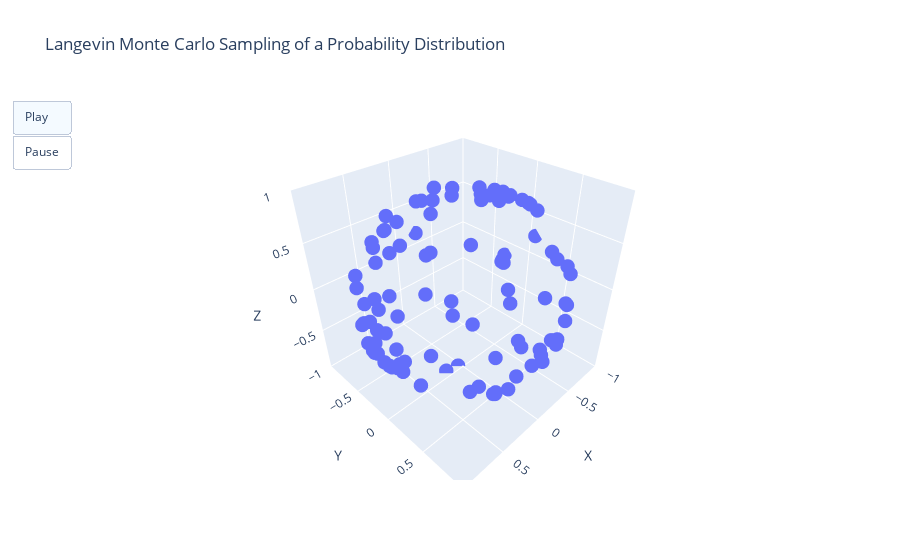

Write notebook code for a chart like this one.
### Code cell
plot_trajectory = trajectory.array.transpose(1, 0, 2)

# Assuming your numpy array is named 'data' with shape (100, 10, 3)
x = plot_trajectory[:, :, 0]
y = plot_trajectory[:, :, 1]
z = plot_trajectory[:, :, 2]

frames = []
for t in range(plot_trajectory.shape[0]):
    frame = go.Frame(
        data=[
            go.Scatter3d(x=x[t], y=y[t], z=z[t], mode="markers", marker=dict(size=5))
        ],
        layout=go.Layout(title=f"Langevin Monte Carlo: Timestep {t+1}"),
    )
    frames.append(frame)

layout = go.Layout(
    scene=dict(
        xaxis=dict(title="X", range=[-1, 1], autorange=False),
        yaxis=dict(title="Y", range=[-1, 1], autorange=False),
        zaxis=dict(title="Z", range=[-1, 1], autorange=False),
        aspectmode="cube",
    ),
    title="Langevin Monte Carlo Sampling of a Probability Distribution",
    updatemenus=[
        dict(
            type="buttons",
            buttons=[
                dict(
                    label="Play",
                    method="animate",
                    args=[
                        None,
                        {
                            "frame": {"duration": 50, "redraw": True},
                            "fromcurrent": True,
                            "transition": {"duration": 50, "easing": "linear"},
                        },
                    ],
                ),
                dict(
                    label="Pause",
                    method="animate",
                    args=[[None], {"frame": {"duration": 0, "redraw": False},
                                "mode": "immediate", "transition": {"duration": 0}}]
                )
            ],
        )
    ],
)

fig = go.Figure(data=[frames[0].data[0]], layout=layout, frames=frames)
fig.show()

### Figure 1 — Plotly figure (JSON) as saved in the notebook; plotly's stock layout.template omitted (floating-point values rounded to 4 significant figures)
{"data": [{"marker": {"size": 5}, "mode": "markers", "type": "scatter3d", "x": [-0.4346, 0.2404, 0.9781, 0.9631, -0.304, 0.984, 0.9679, -0.9461, 0.9625, 0.9937, -0.695, 0.9735, -0.6989, -0.4428, 0.615, 0.9083, -0.4827, 0.1816, 0.9784, 0.3865, 0.6585, -0.2456, 0.08417, 0.2992, 0.6691, -0.3677, 0.7583, 0.1844, 0.2718, 0.625, -0.8574, -0.3893, -0.1345, 0.5257, -0.4698, 0.7636, 0.5819, -0.6389, 0, 0.2609, -0.3034, 0.5949, -0.5378, 0.9528, -0.2893, -0.1234, 0.008372, 0.7465, 0.03169, 0.1164, -0.6515, -0.9317, 0.8573, 0.7173, -0.6804, 0.6568, -0.6086, -0.9688, -0.496, -0.1955, -0.2628, 0.9729, 0.4571, 0.958, 0.6695, -0.4154, 0.9542, 0.2601, -0.234, -0.5925, -0.3889, 0.3677, -0.6645, -0.3619, -0.5847, -0.2622, 0.2868, 0.6011, -0.6683, -0.8638, 0.06062, 0.7149, 0.2532, -0.3913, 0.7311, 0.9609, -0.7949, -0.4851, 0.2449, 0.9214, -0.5524, -0.6726, 0.9548, 0.9495, 0.1932, -0.9235, 0.636, 0.2373, -0.3419, 0.3181], "y": [0.8181, -0.8838, -0.2028, 0.01176, 0.7804, 0.118, -0.2512, -0.294, 0.2334, 0.01571, -0.3239, 0.2274, 0.6975, -0.2918, 0.6933, -0.3053, 0.3821, -0.3096, -0.05223, 0.7804, -0.6494, 0.6959, 0.9892, 0.9172, -0.02028, -0.853, -0.1999, -0.06845, 0.681, 0.2334, -0.1409, -0.5411, 0.2746, -0.2334, -0.635, -0.6004, 0.7604, -0.1097, 0.2028, -0.759, 0.2334, -0.3136, 0.295, 0.294, 0.2001, -0.7793, 0.9646, -0.4574, -0.04711, 0.9925, -0.4034, 0.3239, 0.3555, -0.6959, -0.05203, -0.1719, 0.3231, 0.07846, 0.7181, -0.8046, 0.1108, -0.1097, -0.8358, 0.1893, -0.4115, -0.6122, -0.1409, 0.6494, -0.9599, 0.2519, -0.9114, 0.447, 0.7181, 0.8546, 0.2372, 0.9646, -0.1962, -0.3204, 0.7303, 0.3544, -0.294, -0.3309, -0.09634, 0.8358, -0.08016, 0.07846, -0.04711, 0.7795, 0.6665, 0.2157, -0.3326, 0.09711, 0.01571, -0.1719, 0.7649, -0.312, -0.7396, 0.6494, -0.5136, -0.9477], "z": [-0.3765, -0.4015, 0.04659, -0.2687, 0.5464, 0.1332, -0.006144, -0.136, -0.1384, 0.1108, 0.6419, 0.02596, -0.1582, -0.8478, -0.3757, -0.2861, -0.788, -0.9334, -0.1999, -0.4915, -0.3802, -0.6748, -0.1199, -0.2631, 0.7429, 0.3704, -0.6205, -0.9805, -0.68, 0.7449, -0.495, 0.7455, 0.9521, 0.818, 0.6132, 0.2374, -0.2884, 0.7614, 0.9792, 0.5965, 0.9238, 0.7401, -0.7898, -0.07575, -0.9361, 0.6143, -0.2637, -0.4832, -0.9984, -0.03619, 0.6425, 0.1643, -0.3722, 0.03417, 0.731, -0.7342, 0.7247, 0.235, -0.4882, -0.5607, 0.9585, -0.2036, -0.3041, -0.2154, 0.6184, -0.6728, -0.2638, -0.7145, 0.1544, 0.7652, -0.1346, 0.8155, 0.2066, -0.3724, 0.7758, 0.02925, 0.9377, 0.7322, -0.142, -0.3582, 0.9539, 0.616, 0.9626, -0.3851, 0.6776, -0.2657, -0.6049, 0.3964, 0.7041, 0.3233, 0.7643, 0.7336, 0.2969, -0.2625, -0.6145, -0.2233, -0.2201, 0.7224, -0.787, 0.02694]}], "layout": {"scene": {"aspectmode": "cube", "xaxis": {"autorange": false, "range": [-1, 1], "title": {"text": "X"}}, "yaxis": {"autorange": false, "range": [-1, 1], "title": {"text": "Y"}}, "zaxis": {"autorange": false, "range": [-1, 1], "title": {"text": "Z"}}}, "title": {"text": "Langevin Monte Carlo Sampling of a Probability Distribution"}, "updatemenus": [{"buttons": [{"args": [null, {"frame": {"duration": 50, "redraw": true}, "fromcurrent": true, "transition": {"duration": 50, "easing": "linear"}}], "label": "Play", "method": "animate"}, {"args": [[null], {"frame": {"duration": 0, "redraw": false}, "mode": "immediate", "transition": {"duration": 0}}], "label": "Pause", "method": "animate"}], "type": "buttons"}]}}
